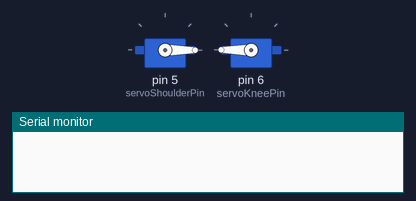
Bench run of a sketch on a simulated Arduino Uno, built with avr-gcc and run on an emulated ATmega328P. On the bench: 2 × servo, the last lines printed to the serial monitor.

Above: at 0.1 s.
At 1.1 s:
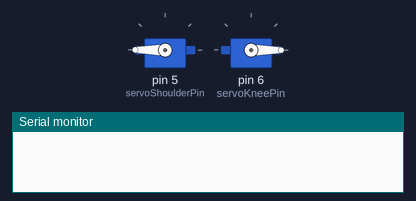
At 2.43 s:
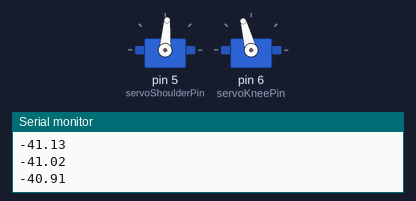
At 9.7 s:
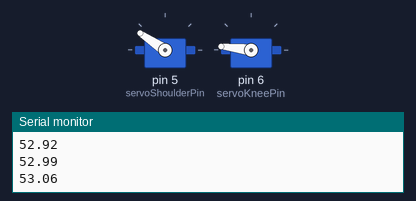
Timing chart, 0 to 11.2 s (numbered marks = the images above):
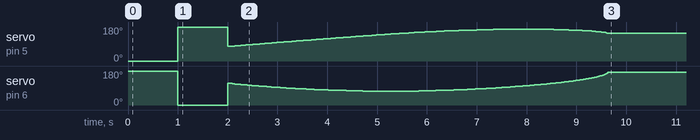

The sketch:

test.ino
```cpp
#include <Servo.h>

#define servoShoulderPin 5
#define servoKneePin 6


float toDegrees(float angleInRadians) {
  float angleInDegrees = angleInRadians * RAD_TO_DEG;
  return angleInDegrees;
}

float toRadians(float angleInDegrees) {
  float angleInRadians = angleInDegrees * DEG_TO_RAD;
  return angleInRadians;
}


Servo servoShoulder;
Servo servoKnee;

float legLength = 100; // sum of both segments
float x = -60;
float y = -60;

float distance;
float angle1;
float angle2;

void updateServos() {
  servoShoulder.write(angle1);
  servoKnee.write(angle2); // todo
}

bool updateAngles() {
  distance = sqrt(pow(x, 2) + pow(y, 2));

  angle1 = 180;
  angle2 = 0;

  // distance
  if(distance / legLength < 1) {
    angle1 += toDegrees(asin(distance / legLength)) * -1;
    angle2 += toDegrees(asin(distance / legLength)) * 2;
  } else if(distance / legLength == 1) {
    angle1 += -90;
    angle2 += 180;
  } else {
    return false;
  }

//  Serial.println(angle1);

  // angle
  if(distance > 0) {
    angle1 += toDegrees(atan2(y, x)) + 90;
  }
  Serial.println(toDegrees(atan2(y, x)) + 90);

  return true;
}


void setup() {
  Serial.begin(9600);

  // put your setup code here, to run once:

  servoShoulder.attach(servoShoulderPin);
  servoKnee.attach(servoKneePin);


  servoShoulder.write(0);
  servoKnee.write(180);
  delay(1000);

  servoShoulder.write(180);
  servoKnee.write(0);
  delay(1000);

//   DEBUG
//  delay(1000000);


//  Serial.println(toDegrees(atan2(0, 0)));
}

void loop() {
  // put your main code here, to run repeatedly:

  x += 0.2;
//  y -= 0.5;

  if(updateAngles()) { updateServos(); }

//  Serial.println(angle1);
//  Serial.println(distance);
//  Serial.println(angle2);

//  Serial.print("x:");
//  Serial.print(x);
//  Serial.print(",");
//
//  Serial.print("y:");
//  Serial.print(y);
//  Serial.print(",");
//
//  Serial.print("a1:");
//  Serial.print(angle1);
//  Serial.print(",");
//
//  Serial.print("a2:");
//  Serial.print(angle2);
//  Serial.print(",");
//
//  Serial.println("");

  delay(10);
}
```
